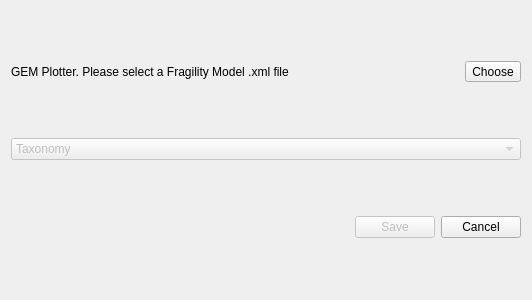
<?xml version="1.0" encoding="UTF-8"?>
<ui version="4.0">
 <class>GEMPlotter</class>
 <widget class="QDialog" name="GEMPlotter">
  <property name="geometry">
   <rect>
    <x>0</x>
    <y>0</y>
    <width>532</width>
    <height>300</height>
   </rect>
  </property>
  <property name="windowTitle">
   <string>GEMPlotter</string>
  </property>
  <layout class="QVBoxLayout" name="verticalLayout">
   <item>
    <layout class="QHBoxLayout" name="horizontalLayout">
     <item>
      <widget class="QLabel" name="label">
       <property name="text">
        <string>GEM Plotter. Please select a Fragility Model .xml file</string>
       </property>
      </widget>
     </item>
     <item>
      <widget class="QToolButton" name="chooseButton">
       <property name="text">
        <string>Choose</string>
       </property>
      </widget>
     </item>
    </layout>
   </item>
   <item>
    <widget class="QComboBox" name="taxonomyCombo">
     <property name="enabled">
      <bool>false</bool>
     </property>
     <item>
      <property name="text">
       <string>Taxonomy</string>
      </property>
     </item>
    </widget>
   </item>
   <item>
    <layout class="QHBoxLayout" name="plotLayout"/>
   </item>
   <item>
    <layout class="QHBoxLayout" name="horizontalLayout_2">
     <item>
      <spacer name="horizontalSpacer">
       <property name="orientation">
        <enum>Qt::Horizontal</enum>
       </property>
       <property name="sizeHint" stdset="0">
        <size>
         <width>40</width>
         <height>20</height>
        </size>
       </property>
      </spacer>
     </item>
     <item>
      <widget class="QPushButton" name="saveButton">
       <property name="enabled">
        <bool>false</bool>
       </property>
       <property name="text">
        <string>Save</string>
       </property>
      </widget>
     </item>
     <item>
      <widget class="QPushButton" name="cancelButton">
       <property name="text">
        <string>Cancel</string>
       </property>
      </widget>
     </item>
    </layout>
   </item>
  </layout>
 </widget>
 <tabstops>
  <tabstop>taxonomyCombo</tabstop>
 </tabstops>
 <resources/>
 <connections/>
</ui>
